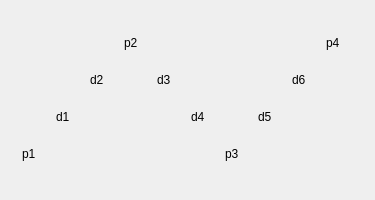
<?xml version="1.0" encoding="UTF-8"?>
<ui version="4.0">
 <class>Widget</class>
 <widget class="QWidget" name="Widget">
  <property name="geometry">
   <rect>
    <x>0</x>
    <y>0</y>
    <width>375</width>
    <height>200</height>
   </rect>
  </property>
  <property name="minimumSize">
   <size>
    <width>375</width>
    <height>200</height>
   </size>
  </property>
  <property name="maximumSize">
   <size>
    <width>375</width>
    <height>200</height>
   </size>
  </property>
  <property name="windowTitle">
   <string>成就界面</string>
  </property>
  <layout class="QHBoxLayout" name="horizontalLayout">
   <item>
    <widget class="QWidget" name="widget" native="true">
     <layout class="QGridLayout" name="gridLayout">
      <item row="5" column="0">
       <widget class="QLabel" name="planet1">
        <property name="minimumSize">
         <size>
          <width>20</width>
          <height>20</height>
         </size>
        </property>
        <property name="maximumSize">
         <size>
          <width>20</width>
          <height>20</height>
         </size>
        </property>
        <property name="text">
         <string>p1</string>
        </property>
       </widget>
      </item>
      <item row="4" column="2">
       <spacer name="horizontalSpacer_9">
        <property name="orientation">
         <enum>Qt::Horizontal</enum>
        </property>
        <property name="sizeType">
         <enum>QSizePolicy::Fixed</enum>
        </property>
        <property name="sizeHint" stdset="0">
         <size>
          <width>40</width>
          <height>20</height>
         </size>
        </property>
       </spacer>
      </item>
      <item row="0" column="1">
       <spacer name="horizontalSpacer_24">
        <property name="orientation">
         <enum>Qt::Horizontal</enum>
        </property>
        <property name="sizeType">
         <enum>QSizePolicy::Fixed</enum>
        </property>
        <property name="sizeHint" stdset="0">
         <size>
          <width>40</width>
          <height>20</height>
         </size>
        </property>
       </spacer>
      </item>
      <item row="2" column="8">
       <widget class="QLabel" name="dot6">
        <property name="minimumSize">
         <size>
          <width>20</width>
          <height>20</height>
         </size>
        </property>
        <property name="maximumSize">
         <size>
          <width>20</width>
          <height>20</height>
         </size>
        </property>
        <property name="text">
         <string>d6</string>
        </property>
       </widget>
      </item>
      <item row="5" column="9">
       <spacer name="horizontalSpacer_8">
        <property name="orientation">
         <enum>Qt::Horizontal</enum>
        </property>
        <property name="sizeType">
         <enum>QSizePolicy::Fixed</enum>
        </property>
        <property name="sizeHint" stdset="0">
         <size>
          <width>40</width>
          <height>20</height>
         </size>
        </property>
       </spacer>
      </item>
      <item row="0" column="6">
       <spacer name="horizontalSpacer_28">
        <property name="orientation">
         <enum>Qt::Horizontal</enum>
        </property>
        <property name="sizeType">
         <enum>QSizePolicy::Fixed</enum>
        </property>
        <property name="sizeHint" stdset="0">
         <size>
          <width>40</width>
          <height>20</height>
         </size>
        </property>
       </spacer>
      </item>
      <item row="4" column="4">
       <spacer name="horizontalSpacer_11">
        <property name="orientation">
         <enum>Qt::Horizontal</enum>
        </property>
        <property name="sizeType">
         <enum>QSizePolicy::Fixed</enum>
        </property>
        <property name="sizeHint" stdset="0">
         <size>
          <width>40</width>
          <height>20</height>
         </size>
        </property>
       </spacer>
      </item>
      <item row="2" column="1">
       <spacer name="horizontalSpacer_17">
        <property name="orientation">
         <enum>Qt::Horizontal</enum>
        </property>
        <property name="sizeType">
         <enum>QSizePolicy::Fixed</enum>
        </property>
        <property name="sizeHint" stdset="0">
         <size>
          <width>40</width>
          <height>20</height>
         </size>
        </property>
       </spacer>
      </item>
      <item row="5" column="4">
       <spacer name="horizontalSpacer_4">
        <property name="orientation">
         <enum>Qt::Horizontal</enum>
        </property>
        <property name="sizeType">
         <enum>QSizePolicy::Fixed</enum>
        </property>
        <property name="sizeHint" stdset="0">
         <size>
          <width>40</width>
          <height>20</height>
         </size>
        </property>
       </spacer>
      </item>
      <item row="0" column="2">
       <spacer name="horizontalSpacer_25">
        <property name="orientation">
         <enum>Qt::Horizontal</enum>
        </property>
        <property name="sizeType">
         <enum>QSizePolicy::Fixed</enum>
        </property>
        <property name="sizeHint" stdset="0">
         <size>
          <width>40</width>
          <height>20</height>
         </size>
        </property>
       </spacer>
      </item>
      <item row="2" column="4">
       <widget class="QLabel" name="dot3">
        <property name="minimumSize">
         <size>
          <width>20</width>
          <height>20</height>
         </size>
        </property>
        <property name="maximumSize">
         <size>
          <width>20</width>
          <height>20</height>
         </size>
        </property>
        <property name="text">
         <string>d3</string>
        </property>
       </widget>
      </item>
      <item row="2" column="7">
       <spacer name="horizontalSpacer_21">
        <property name="orientation">
         <enum>Qt::Horizontal</enum>
        </property>
        <property name="sizeType">
         <enum>QSizePolicy::Fixed</enum>
        </property>
        <property name="sizeHint" stdset="0">
         <size>
          <width>40</width>
          <height>20</height>
         </size>
        </property>
       </spacer>
      </item>
      <item row="0" column="8">
       <spacer name="horizontalSpacer_30">
        <property name="orientation">
         <enum>Qt::Horizontal</enum>
        </property>
        <property name="sizeType">
         <enum>QSizePolicy::Fixed</enum>
        </property>
        <property name="sizeHint" stdset="0">
         <size>
          <width>40</width>
          <height>20</height>
         </size>
        </property>
       </spacer>
      </item>
      <item row="4" column="7">
       <widget class="QLabel" name="dot5">
        <property name="minimumSize">
         <size>
          <width>20</width>
          <height>20</height>
         </size>
        </property>
        <property name="maximumSize">
         <size>
          <width>20</width>
          <height>20</height>
         </size>
        </property>
        <property name="text">
         <string>d5</string>
        </property>
       </widget>
      </item>
      <item row="4" column="3">
       <spacer name="horizontalSpacer_10">
        <property name="orientation">
         <enum>Qt::Horizontal</enum>
        </property>
        <property name="sizeType">
         <enum>QSizePolicy::Fixed</enum>
        </property>
        <property name="sizeHint" stdset="0">
         <size>
          <width>40</width>
          <height>20</height>
         </size>
        </property>
       </spacer>
      </item>
      <item row="4" column="8">
       <spacer name="horizontalSpacer_13">
        <property name="orientation">
         <enum>Qt::Horizontal</enum>
        </property>
        <property name="sizeType">
         <enum>QSizePolicy::Fixed</enum>
        </property>
        <property name="sizeHint" stdset="0">
         <size>
          <width>40</width>
          <height>20</height>
         </size>
        </property>
       </spacer>
      </item>
      <item row="5" column="2">
       <spacer name="horizontalSpacer_2">
        <property name="orientation">
         <enum>Qt::Horizontal</enum>
        </property>
        <property name="sizeType">
         <enum>QSizePolicy::Fixed</enum>
        </property>
        <property name="sizeHint" stdset="0">
         <size>
          <width>40</width>
          <height>20</height>
         </size>
        </property>
       </spacer>
      </item>
      <item row="0" column="4">
       <spacer name="horizontalSpacer_26">
        <property name="orientation">
         <enum>Qt::Horizontal</enum>
        </property>
        <property name="sizeType">
         <enum>QSizePolicy::Fixed</enum>
        </property>
        <property name="sizeHint" stdset="0">
         <size>
          <width>40</width>
          <height>20</height>
         </size>
        </property>
       </spacer>
      </item>
      <item row="0" column="9">
       <widget class="QLabel" name="planet4">
        <property name="minimumSize">
         <size>
          <width>20</width>
          <height>20</height>
         </size>
        </property>
        <property name="maximumSize">
         <size>
          <width>20</width>
          <height>20</height>
         </size>
        </property>
        <property name="text">
         <string>p4</string>
        </property>
       </widget>
      </item>
      <item row="5" column="5">
       <spacer name="horizontalSpacer_5">
        <property name="orientation">
         <enum>Qt::Horizontal</enum>
        </property>
        <property name="sizeType">
         <enum>QSizePolicy::Fixed</enum>
        </property>
        <property name="sizeHint" stdset="0">
         <size>
          <width>40</width>
          <height>20</height>
         </size>
        </property>
       </spacer>
      </item>
      <item row="2" column="5">
       <spacer name="horizontalSpacer_19">
        <property name="orientation">
         <enum>Qt::Horizontal</enum>
        </property>
        <property name="sizeType">
         <enum>QSizePolicy::Fixed</enum>
        </property>
        <property name="sizeHint" stdset="0">
         <size>
          <width>40</width>
          <height>20</height>
         </size>
        </property>
       </spacer>
      </item>
      <item row="5" column="6">
       <widget class="QLabel" name="planet3">
        <property name="minimumSize">
         <size>
          <width>20</width>
          <height>20</height>
         </size>
        </property>
        <property name="maximumSize">
         <size>
          <width>20</width>
          <height>20</height>
         </size>
        </property>
        <property name="text">
         <string>p3</string>
        </property>
       </widget>
      </item>
      <item row="4" column="5">
       <widget class="QLabel" name="dot4">
        <property name="minimumSize">
         <size>
          <width>20</width>
          <height>20</height>
         </size>
        </property>
        <property name="maximumSize">
         <size>
          <width>20</width>
          <height>20</height>
         </size>
        </property>
        <property name="text">
         <string>d4</string>
        </property>
       </widget>
      </item>
      <item row="0" column="0">
       <spacer name="horizontalSpacer_23">
        <property name="orientation">
         <enum>Qt::Horizontal</enum>
        </property>
        <property name="sizeType">
         <enum>QSizePolicy::Fixed</enum>
        </property>
        <property name="sizeHint" stdset="0">
         <size>
          <width>40</width>
          <height>20</height>
         </size>
        </property>
       </spacer>
      </item>
      <item row="0" column="7">
       <spacer name="horizontalSpacer_29">
        <property name="orientation">
         <enum>Qt::Horizontal</enum>
        </property>
        <property name="sizeType">
         <enum>QSizePolicy::Fixed</enum>
        </property>
        <property name="sizeHint" stdset="0">
         <size>
          <width>40</width>
          <height>20</height>
         </size>
        </property>
       </spacer>
      </item>
      <item row="2" column="0">
       <spacer name="horizontalSpacer_15">
        <property name="orientation">
         <enum>Qt::Horizontal</enum>
        </property>
        <property name="sizeType">
         <enum>QSizePolicy::Fixed</enum>
        </property>
        <property name="sizeHint" stdset="0">
         <size>
          <width>40</width>
          <height>20</height>
         </size>
        </property>
       </spacer>
      </item>
      <item row="4" column="9">
       <spacer name="horizontalSpacer_14">
        <property name="orientation">
         <enum>Qt::Horizontal</enum>
        </property>
        <property name="sizeType">
         <enum>QSizePolicy::Fixed</enum>
        </property>
        <property name="sizeHint" stdset="0">
         <size>
          <width>40</width>
          <height>20</height>
         </size>
        </property>
       </spacer>
      </item>
      <item row="4" column="0">
       <spacer name="horizontalSpacer_16">
        <property name="orientation">
         <enum>Qt::Horizontal</enum>
        </property>
        <property name="sizeType">
         <enum>QSizePolicy::Fixed</enum>
        </property>
        <property name="sizeHint" stdset="0">
         <size>
          <width>40</width>
          <height>20</height>
         </size>
        </property>
       </spacer>
      </item>
      <item row="2" column="9">
       <spacer name="horizontalSpacer_22">
        <property name="orientation">
         <enum>Qt::Horizontal</enum>
        </property>
        <property name="sizeType">
         <enum>QSizePolicy::Fixed</enum>
        </property>
        <property name="sizeHint" stdset="0">
         <size>
          <width>40</width>
          <height>20</height>
         </size>
        </property>
       </spacer>
      </item>
      <item row="2" column="3">
       <spacer name="horizontalSpacer_18">
        <property name="orientation">
         <enum>Qt::Horizontal</enum>
        </property>
        <property name="sizeType">
         <enum>QSizePolicy::Fixed</enum>
        </property>
        <property name="sizeHint" stdset="0">
         <size>
          <width>40</width>
          <height>20</height>
         </size>
        </property>
       </spacer>
      </item>
      <item row="5" column="3">
       <spacer name="horizontalSpacer_3">
        <property name="orientation">
         <enum>Qt::Horizontal</enum>
        </property>
        <property name="sizeType">
         <enum>QSizePolicy::Fixed</enum>
        </property>
        <property name="sizeHint" stdset="0">
         <size>
          <width>40</width>
          <height>20</height>
         </size>
        </property>
       </spacer>
      </item>
      <item row="4" column="6">
       <spacer name="horizontalSpacer_12">
        <property name="orientation">
         <enum>Qt::Horizontal</enum>
        </property>
        <property name="sizeType">
         <enum>QSizePolicy::Fixed</enum>
        </property>
        <property name="sizeHint" stdset="0">
         <size>
          <width>40</width>
          <height>20</height>
         </size>
        </property>
       </spacer>
      </item>
      <item row="5" column="1">
       <spacer name="horizontalSpacer">
        <property name="orientation">
         <enum>Qt::Horizontal</enum>
        </property>
        <property name="sizeType">
         <enum>QSizePolicy::Fixed</enum>
        </property>
        <property name="sizeHint" stdset="0">
         <size>
          <width>40</width>
          <height>20</height>
         </size>
        </property>
       </spacer>
      </item>
      <item row="5" column="7">
       <spacer name="horizontalSpacer_6">
        <property name="orientation">
         <enum>Qt::Horizontal</enum>
        </property>
        <property name="sizeType">
         <enum>QSizePolicy::Fixed</enum>
        </property>
        <property name="sizeHint" stdset="0">
         <size>
          <width>40</width>
          <height>20</height>
         </size>
        </property>
       </spacer>
      </item>
      <item row="0" column="3">
       <widget class="QLabel" name="planet2">
        <property name="minimumSize">
         <size>
          <width>20</width>
          <height>20</height>
         </size>
        </property>
        <property name="maximumSize">
         <size>
          <width>20</width>
          <height>20</height>
         </size>
        </property>
        <property name="text">
         <string>p2</string>
        </property>
       </widget>
      </item>
      <item row="0" column="5">
       <spacer name="horizontalSpacer_27">
        <property name="orientation">
         <enum>Qt::Horizontal</enum>
        </property>
        <property name="sizeType">
         <enum>QSizePolicy::Fixed</enum>
        </property>
        <property name="sizeHint" stdset="0">
         <size>
          <width>40</width>
          <height>20</height>
         </size>
        </property>
       </spacer>
      </item>
      <item row="2" column="6">
       <spacer name="horizontalSpacer_20">
        <property name="orientation">
         <enum>Qt::Horizontal</enum>
        </property>
        <property name="sizeType">
         <enum>QSizePolicy::Fixed</enum>
        </property>
        <property name="sizeHint" stdset="0">
         <size>
          <width>40</width>
          <height>20</height>
         </size>
        </property>
       </spacer>
      </item>
      <item row="2" column="2">
       <widget class="QLabel" name="dot2">
        <property name="minimumSize">
         <size>
          <width>20</width>
          <height>20</height>
         </size>
        </property>
        <property name="maximumSize">
         <size>
          <width>20</width>
          <height>20</height>
         </size>
        </property>
        <property name="text">
         <string>d2</string>
        </property>
       </widget>
      </item>
      <item row="4" column="1">
       <widget class="QLabel" name="dot1">
        <property name="minimumSize">
         <size>
          <width>20</width>
          <height>20</height>
         </size>
        </property>
        <property name="maximumSize">
         <size>
          <width>20</width>
          <height>20</height>
         </size>
        </property>
        <property name="text">
         <string>d1</string>
        </property>
       </widget>
      </item>
      <item row="5" column="8">
       <spacer name="horizontalSpacer_7">
        <property name="orientation">
         <enum>Qt::Horizontal</enum>
        </property>
        <property name="sizeType">
         <enum>QSizePolicy::Fixed</enum>
        </property>
        <property name="sizeHint" stdset="0">
         <size>
          <width>40</width>
          <height>20</height>
         </size>
        </property>
       </spacer>
      </item>
     </layout>
    </widget>
   </item>
  </layout>
 </widget>
 <layoutdefault spacing="6" margin="11"/>
 <resources/>
 <connections/>
</ui>
